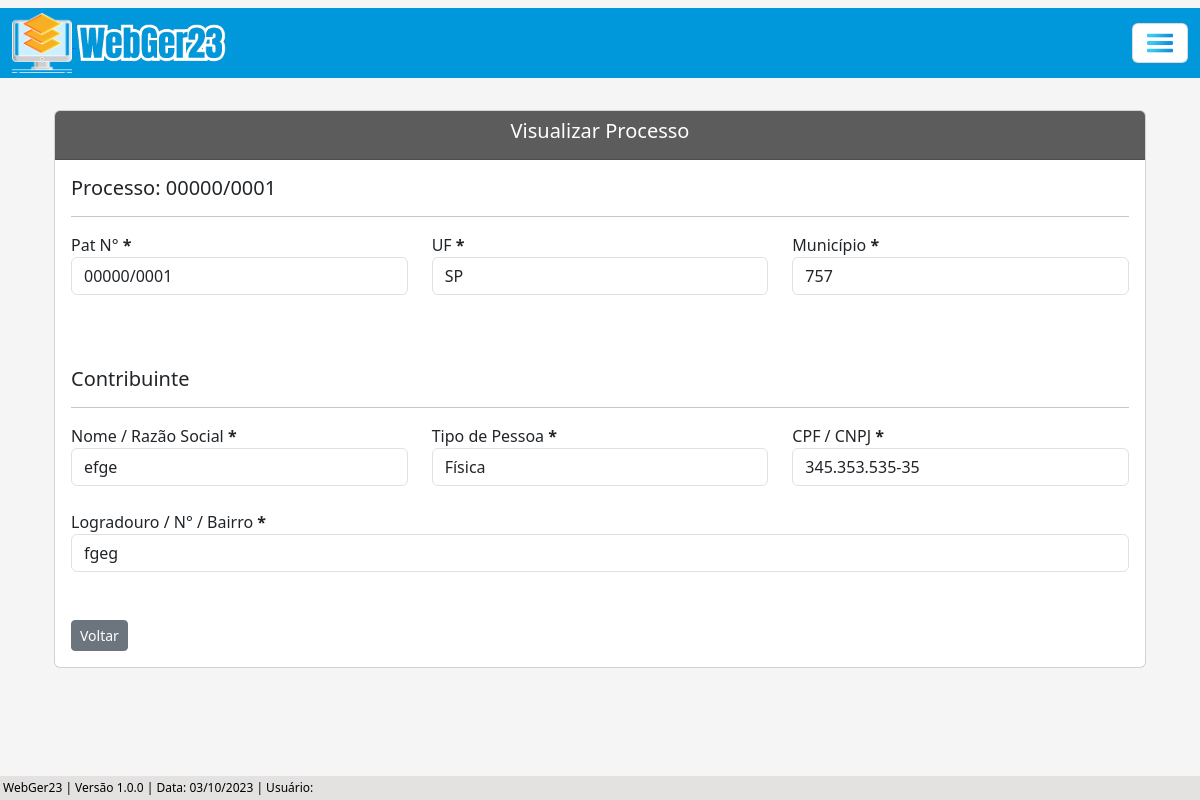
/visualizar/processo-adm/1/, run on the app's committed database.
### processo/models.py (models this page shows, shortened)
class Base(models.Model): # Classe base, será herdada pelas outras classes
    data_criacao = models.DateField('data_criação', auto_now_add=True)
    data_alteracao = models.DateField('Alterado', auto_now=True)
    ativo = models.BooleanField('Ativo?', default=True)
    class Meta:
        abstract = True

class ProcessoAdm(Base):
    tipo_pessoas = (
        ('Física', 'Física'), ('Jurídica', 'Jurídica'),
    )
    criador_processo_adm = models.ForeignKey(get_user_model(), verbose_name='Usuário Criador', on_delete=models.CASCADE) # Usuário que criou o processo, utilizando chave primária com o get_user_model do django, para utilizar o usuário logado automaticamente
    numero = models.CharField(unique=True, verbose_name='N°', max_length=10) # Número do processo
    municipio = models.CharField(max_length=50, verbose_name='Município') # Município
    uf = models.CharField(max_length=2) # UF
    data_inicial = models.DateField(blank=True, null=True) # Data Inicial do Período do processo
    data_final = models.DateField(blank=True, null=True) # Data final do Período do processo
    data_div_ativa = models.DateField(blank=True, null=True) # Data dívida ativa
    valor_atributo = models.CharField(max_length=14, blank=True, null=True)  # Valor do atributo
    valor_multa = models.CharField(max_length=14, blank=True, null=True) # Valor da multa
    valor_credito = models.CharField(max_length=14, blank=True, null=True) # Valor do crédito
    valor_atualizado = models.CharField(max_length=14, blank=True, null=True) # Valor do atualizado
    data_valor_atualizado = models.DateField(blank=True, null=True) # Data valor atualizado
    nome_contribuinte = models.CharField(max_length=50)  # Nome / Razão Social
    tipo_pessoa = models.CharField(max_length=50, choices=tipo_pessoas) # Física / Jurídica # Utiliza choices(escolhas) para selecionar o tipo de pessoas
    documento = models.CharField(max_length=20, verbose_name='CPF/CNPJ', unique=True) # CPF / CNPJ
    nome_fantasia = models.CharField(max_length=50, blank=True, null=True) # Nome Fantasia
    email = models.EmailField(max_length=50, blank=True, null=True) # E-mail
    endereco = models.CharField(max_length=150) # Rua
    complemento = models.CharField(max_length=50, blank=True, null=True) # Complemento
    municipio_contribuinte = models.CharField(max_length=50, blank=True, null=True) # Município Contribuinte
    uf_contribuinte = models.CharField(max_length=2, verbose_name='UF', blank=True, null=True) # UF Contribuinte
    cep = models.CharField(max_length=10, blank=True, null=True) # CEP
    telefone = models.CharField(max_length=20, blank=True, null=True) # Telefone
    celular = models.CharField(max_length=20, blank=True, null=True) # Celular

### processo/views.py (the view)
# urls.py: path('visualizar/processo-adm/<int:pk>/', ProcessoAdmView.as_view(), name='proc-adm-view'),
class ProcessoAdmView(TemplateView):
    template_name = 'processos/views/processo_adm_view.html'
    def get_context_data(self, **kwargs):
        processo_pk = self.kwargs.get('pk') # Pega a PK do processo através da URL
        context = super().get_context_data(**kwargs)
        context['dados_processo'] = ProcessoAdm.objects.filter(pk=processo_pk) # Filtra os dados do processo através da pk
        return context

### processo/templates/processos/views/processo_adm_view.html (shortened to what this page needs)
{% extends 'index.html' %}
{% load static %}
{% load widget_tweaks %}
{% block conteudo %}
    <div class="container p-4">
        <div class="card">
            <div class="card-header text-white" style="background-color: #5c5c5c;">
                <h5 style="text-align: center;">Visualizar Processo</h5>
            </div>
            <div class="card-body">
                {% for atributo in dados_processo %}
                    <h5>Processo: {{ atributo.numero }}</h5>
                    <hr>
                    <div class="row">
                        {% if atributo.numero %}
                            <div class="col">
                                <label for="numero">Pat N° <b>*</b></label>
                                <input type="text" class="form-control" value="{{ atributo.numero}}" readonly>
                            </div>
                        {% endif %}
                        {% if atributo.uf %}
                            <div class="col">
                                <label for="uf">UF <b>*</b></label>
                                <input type="text" class="form-control" value="{{ atributo.uf }}" readonly>
                            </div>
                        {% endif %}
                        {% if atributo.municipio %}
                            <div class="col">
                                <label for="municipio">Município <b>*</b></label>
                                <input type="text" class="form-control" value="{{ atributo.municipio }}" readonly>
                            </div>
                        {% endif %}
                    </div>
                    <br>
                    <br><br>
                    <h5>Contribuinte</h5>
                    <hr>
                    <div class="row">
                        {% if atributo.nome_contribuinte %}
                            <div class="col">
                                <label for="nome_contribuinte">Nome / Razão Social <b>*</b></label>
                                <input type="text" class="form-control" value="{{ atributo.nome_contribuinte }}" readonly>
                            </div>
                        {% endif %}
                        {% if atributo.tipo_pessoa %}
                            <div class="col">
                                <label for="tipo_pessoa">Tipo de Pessoa <b>*</b></label>
                                <input type="text" class="form-control" value="{{ atributo.tipo_pessoa }}" readonly>
                            </div>
                        {% endif %}
                        {% if atributo.documento %}
                            <div class="col">
                                <label for="documento">CPF / CNPJ <b>*</b></label>
                                <input type="text" class="form-control" value="{{ atributo.documento }}" readonly>
                            </div>
                        {% endif %}
                    </div>
                    <br>
                    <div class="row">
                        {% if atributo.endereco %}
                            <div class="col">
                                <label for="endereco">Logradouro / N° / Bairro <b>*</b></label>
                                <input type="text" class="form-control" value="{{ atributo.endereco }}" id="endereco" readonly>
                            </div>
                        {% endif %}
                    </div>
                    <br>
                    <br>
                    <a href="{% url 'proc-adm-list' %}" class="btn btn-secondary btn-sm">Voltar</a>
                {% endfor %}
            </div>
        </div>
    </div>
    <br><br>
{% endblock %}

### core/static/css/estilos.css (style rules this page uses)
body { background-color: whitesmoke; margin: 0; padding: 0; display: flex; flex-direction: column; min-height: 100vh; position: relative; }

### data on the page
ProcessoAdm: numero "00000/0001", uf "SP", municipio "757", nome_contribuinte "efge", tipo_pessoa "Física", documento "345.353.535-35", endereco "fgeg"
